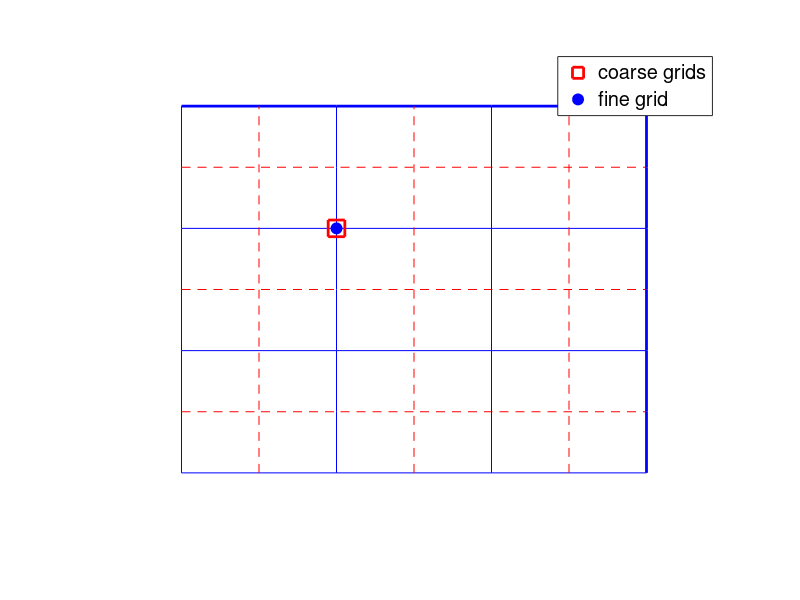
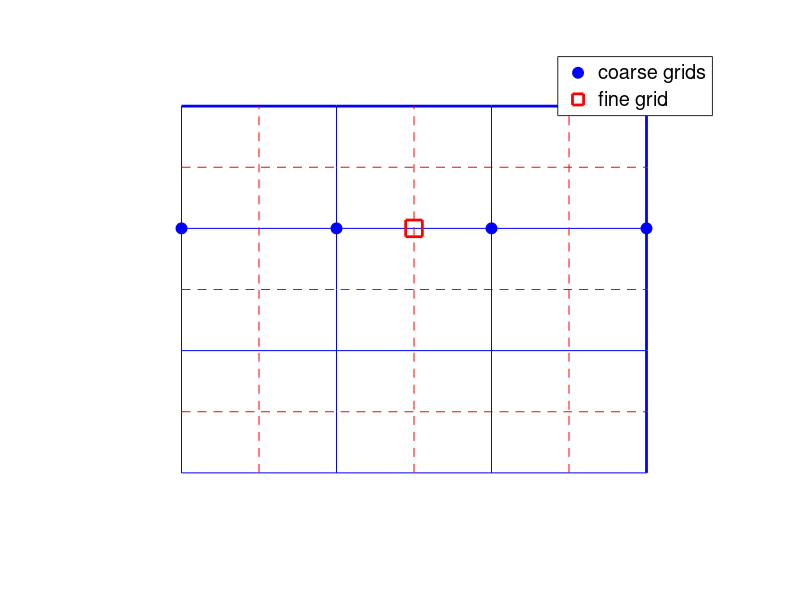
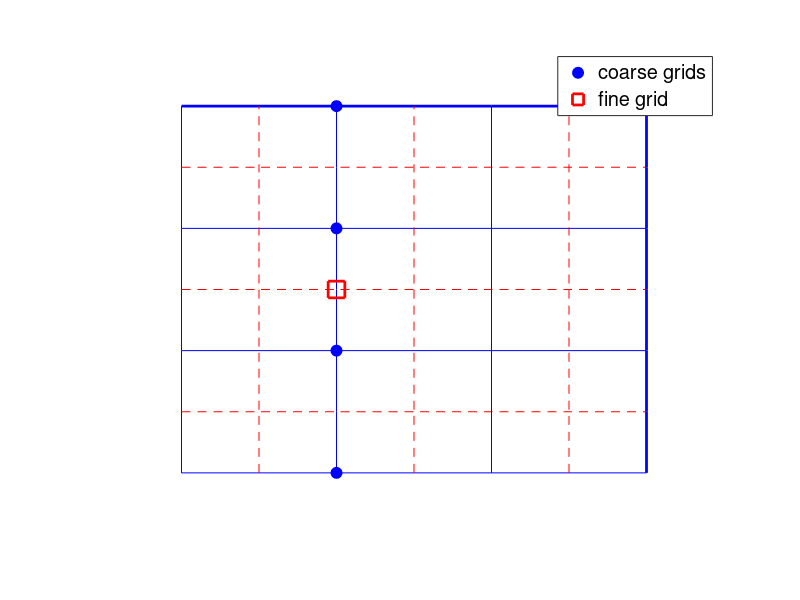
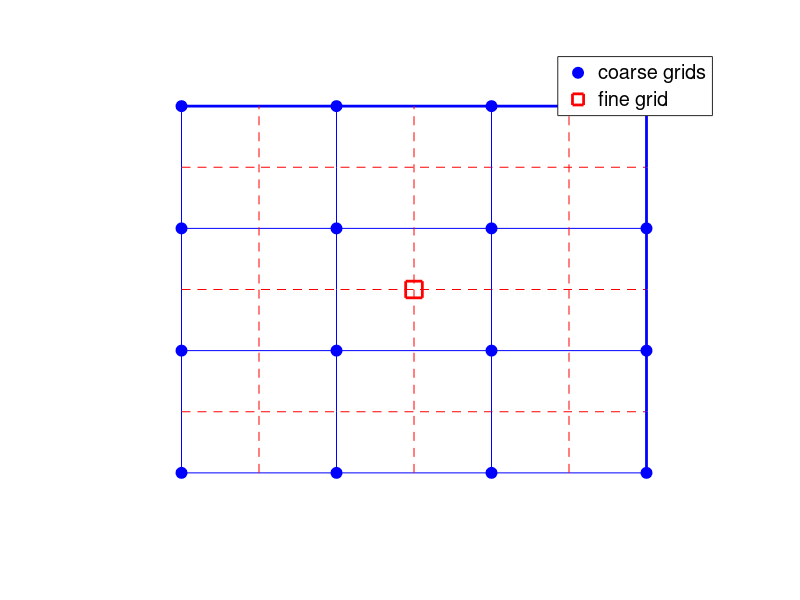

The MATLAB source for these figures, in order:
x = [1 2 3 4 5 6 7];
y1 = [1 1 1 1 1 1 1];
y2 = 2*y1;
y3 = 3*y1;
y4 = 4*y1;
y5 = 5*y1;
y6 = 6*y1;
y7 = 7*y1;
y = x;
x1 = y1;
x2 = y2;
x3 = y3;
x4 = y4;
x5 = y5;
x6 = y6;
x7 = y7;

figure(4)
plot(x,y1,'b',x,y2,'r--',x,y3,'b',x,y4,'r--',x,y5,'b',x,y6,'r--',x,y7,'b','linewidth',2)
hold on
plot(x1,y,'b',x2,y,'r--',x3,y,'b',x4,y,'r--',x5,y,'b',x6,y,'r--',x7,y,'b','linewidth',2)

f1 = plot([1],[1],'bo','MarkerFaceColor','b','Markersize',8);
plot([1],[3],'bo','MarkerFaceColor','b','Markersize',8)
plot([1],[5],'bo','MarkerFaceColor','b','Markersize',8)
plot([1],[7],'bo','MarkerFaceColor','b','Markersize',8)
plot([3],[1],'bo','MarkerFaceColor','b','Markersize',8)
plot([3],[3],'bo','MarkerFaceColor','b','Markersize',8)
plot([3],[5],'bo','MarkerFaceColor','b','Markersize',8)
plot([3],[7],'bo','MarkerFaceColor','b','Markersize',8)
plot([5],[1],'bo','MarkerFaceColor','b','Markersize',8)
plot([5],[3],'bo','MarkerFaceColor','b','Markersize',8)
plot([5],[5],'bo','MarkerFaceColor','b','Markersize',8)
plot([5],[7],'bo','MarkerFaceColor','b','Markersize',8)
plot([7],[1],'bo','MarkerFaceColor','b','Markersize',8)
plot([7],[3],'bo','MarkerFaceColor','b','Markersize',8)
plot([7],[5],'bo','MarkerFaceColor','b','Markersize',8)
plot([7],[7],'bo','MarkerFaceColor','b','Markersize',8)
axis([0 8 0 8])
f2 = plot([4],[4],'rs','MarkerEdgeColor','r','Markersize',12,'linewidth',2);
legend([f1 f2],'coarse grids', 'fine grid')
set(gca,'fontsize',16)

axis off

figure(3)
plot(x,y1,'b',x,y2,'r--',x,y3,'b',x,y4,'r--',x,y5,'b',x,y6,'r--',x,y7,'b','linewidth',2)
hold on
plot(x1,y,'b',x2,y,'r--',x3,y,'b',x4,y,'r--',x5,y,'b',x6,y,'r--',x7,y,'b','linewidth',2)

f1 = plot([3],[1],'bo','MarkerFaceColor','b','Markersize',8);
plot([3],[3],'bo','MarkerFaceColor','b','Markersize',8)
plot([3],[5],'bo','MarkerFaceColor','b','Markersize',8)
plot([3],[7],'bo','MarkerFaceColor','b','Markersize',8)
axis([0 8 0 8])
f2 = plot([3],[4],'rs','MarkerEdgeColor','r','Markersize',12,'linewidth',2);
legend([f1 f2],'coarse grids', 'fine grid')
set(gca,'fontsize',16)

axis off

figure(2)
plot(x,y1,'b',x,y2,'r--',x,y3,'b',x,y4,'r--',x,y5,'b',x,y6,'r--',x,y7,'b','linewidth',2)
hold on
plot(x1,y,'b',x2,y,'r--',x3,y,'b',x4,y,'r--',x5,y,'b',x6,y,'r--',x7,y,'b','linewidth',2)

f1 = plot([1],[5],'bo','MarkerFaceColor','b','Markersize',8);
plot([3],[5],'bo','MarkerFaceColor','b','Markersize',8)
plot([5],[5],'bo','MarkerFaceColor','b','Markersize',8)
plot([7],[5],'bo','MarkerFaceColor','b','Markersize',8)
axis([0 8 0 8])
f2 = plot([4],[5],'rs','MarkerEdgeColor','r','Markersize',12,'linewidth',2);
legend([f1 f2],'coarse grids', 'fine grid')
set(gca,'fontsize',16)

axis off

figure(1)
plot(x,y1,'b',x,y2,'r--',x,y3,'b',x,y4,'r--',x,y5,'b',x,y6,'r--',x,y7,'b','linewidth',2)
hold on
plot(x1,y,'b',x2,y,'r--',x3,y,'b',x4,y,'r--',x5,y,'b',x6,y,'r--',x7,y,'b','linewidth',2)

axis([0 8 0 8])
f1 = plot([3],[5],'rs','MarkerEdgeColor','r','Markersize',12,'linewidth',2);
f2 = plot([3],[5],'bo','MarkerFaceColor','b','Markersize',8);
legend([f1 f2],'coarse grids', 'fine grid')
set(gca,'fontsize',16)

axis off

figure(5)
plot(x,y1,'r--',x,y2,'b',x,y3,'r--',x,y4,'b',x,y5,'r--',x,y6,'b',x,y7,'r--','linewidth',2)
hold on
plot(x1,y,'r--',x2,y,'b',x3,y,'r--',x4,y,'b',x5,y,'r--',x6,y,'b',x7,y,'r--','linewidth',2)

axis([0 8 0 8])

plot(x,y1,'rs',...
    x,y2,'rs',...
    x,y3,'rs',...
    x,y4,'rs',...
    x,y5,'rs',...
    x,y6,'rs',...
    x,y7,'rs','MarkerEdgeColor','r','Markersize',12,'linewidth',2)
plot(x1,y,'rs',...
    x2,y,'rs',...
    x3,y,'rs',...
    x4,y,'rs',...
    x5,y,'rs',...
    x6,y,'rs',...
    x7,y,'rs','MarkerEdgeColor','r','Markersize',12,'linewidth',2)

f1 = plot(x1(1),y(1),'rs','MarkerEdgeColor','r','Markersize',12,'linewidth',2);
f2 = plot([4],[4],'bo','MarkerFaceColor','b','Markersize',8,'linewidth',2);
legend([f1 f2], 'fine grids','coarse grid')
set(gca,'fontsize',16)

axis off

% Mass matrix
figure(6)
y = 30*ones(1,4);
x = [1 2 3 4];
plot(x(1),y(1),'mo','MarkerFaceColor','m','Markersize',10)
hold on
plot(x(2:4),y(2:4),'b^','MarkerFaceColor','b','Markersize',10)
y = 29*ones(1,5);
x = [1 2 3 4 5];
plot(x(1),y(1),'b^',x(3:5),y(3:5),'b^','MarkerFaceColor','b','Markersize',10)
plot(x(2),y(2),'mo','MarkerFaceColor','m','Markersize',10)
axis([1 30 1 30])
y = 28*ones(1,6);
x = [1 2 3 4 5 6];
plot(x(1:2),y(1:2),'b^',x(4:6),y(4:6),'b^','MarkerFaceColor','b','Markersize',10)
plot(x(3),y(3),'mo','MarkerFaceColor','m','Markersize',10)
for i = 27:-1:4
    y = i*ones(1,7);
    x = [28-i 29-i 30-i 31-i 32-i 33-i 34-i];
    plot(x(1:3),y(1:3),'b^',x(5:7),y(5:7),'b^','MarkerFaceColor','b','Markersize',10)
    plot(x(4),y(4),'mo','MarkerFaceColor','m','Markersize',10)
end
y = 3*ones(1,6);
x = [25 26 27 28 29 30];
plot(x(1:3),y(1:3),'b^',x(5:6),y(5:6),'b^','MarkerFaceColor','b','Markersize',10)
plot(x(4),y(4),'mo','MarkerFaceColor','m','Markersize',10)
y = 2*ones(1,5);
x = [26 27 28 29 30];
plot(x(1:3),y(1:3),'b^',x(5),y(5),'b^','MarkerFaceColor','b','Markersize',10)
plot(x(4),y(4),'mo','MarkerFaceColor','m','Markersize',10)
y = ones(1,4);
x = [27 28 29 30];
plot(x(1:3),y(1:3),'b^','MarkerFaceColor','b','Markersize',10)
plot(x(4),y(4),'mo','MarkerFaceColor','m','Markersize',10)
set(gca,'fontsize',16)

% each 'm*'
figure(7)
x = 1:21;
y1 = ones(1,21);
y2 = 2*ones(1,21);
y3 = 3*ones(1,21);
plot(x(1:9),y1(1:9),'ks',x(1:9),y2(1:9),'ks',x(1:9),y3(1:9),'ks','MarkerFaceColor','k','Markersize',10)
hold on
plot(x(10:12),y1(10:12),'ro',x(10:12),y2(10:12),'ro',x(10:12),y3(10:12),'ro','MarkerFaceColor','r','Markersize',10)
plot(x(13:21),y1(13:21),'ks',x(13:21),y2(13:21),'ks',x(13:21),y3(13:21),'ks','MarkerFaceColor','k','Markersize',10)
axis([0 22 -15 15])
axis off